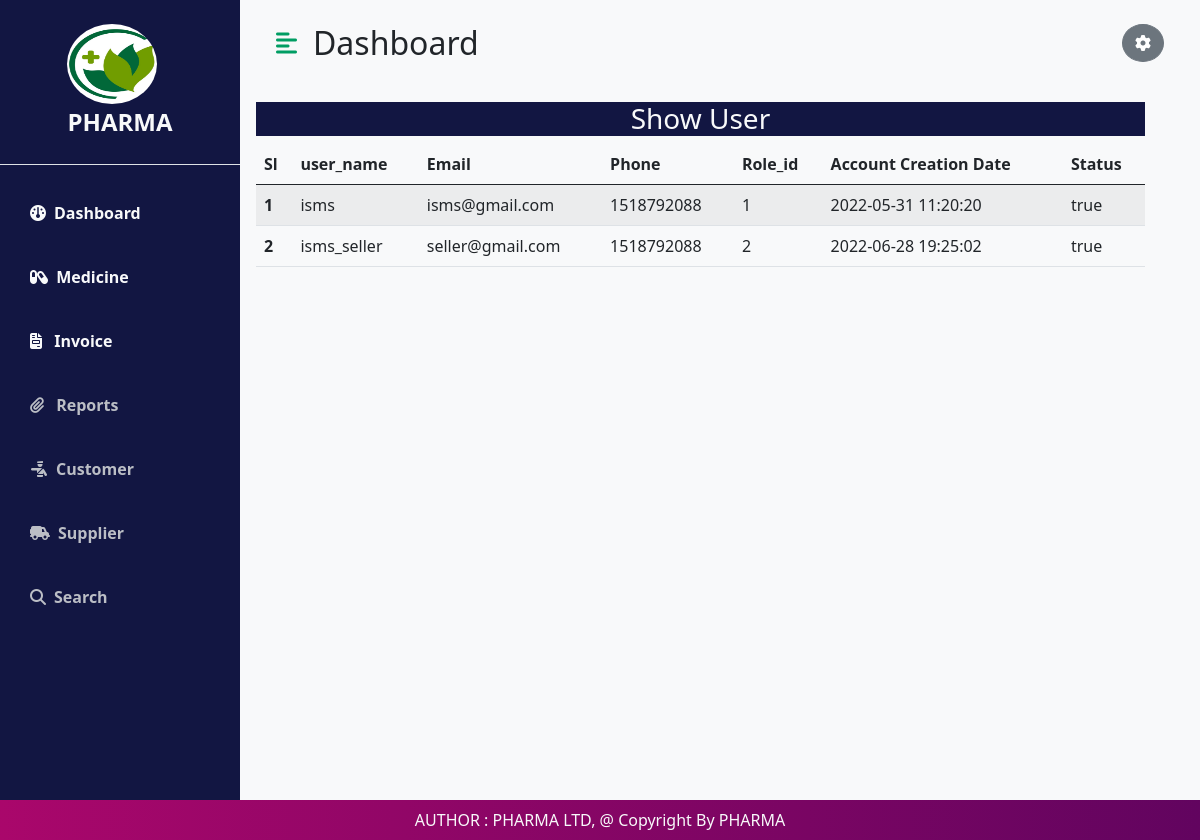
Screenshot of /user.php with the database file from the repository.
### tables this page shows
CREATE TABLE `user` (
  `user_id` int(11) NOT NULL,
  `user_name` varchar(50) NOT NULL,
  `email` varchar(50) NOT NULL,
  `phone` int(20) NOT NULL,
  `password` varchar(50) NOT NULL,
  `role_id` int(11) NOT NULL,
  `account_creation_date` timestamp NOT NULL DEFAULT CURRENT_TIMESTAMP ON UPDATE CURRENT_TIMESTAMP,
  `status` varchar(100) NOT NULL
);

### user.php (the view, shortened to what this page needs)
<?php
require_once 'conn.php';
?>
<!DOCTYPE html>
<html lang="en">
<head>
    <link href="https://cdn.jsdelivr.net/npm/bootstrap@5.0.0-beta3/dist/css/bootstrap.min.css" rel="stylesheet" />
    <link rel="stylesheet" href="https://cdnjs.cloudflare.com/ajax/libs/font-awesome/5.15.3/css/all.min.css" />
    <link rel="stylesheet" href="css/styles.css" />
</head>
<body>
      <div class="d-flex" id="wrapper">
            <div style="background-color:#121642" id="sidebar-wrapper">
                <div class="sidebar-heading text-center py-4 primary-text fs-4 fw-bold text-uppercase border-bottom">
                    <a class="navbar-brand" href="#">
                       <img src="image/pharma_logo.jpg" alt=" " class="rounded-circle ms-end" width="90" height="80">
                    </a>
                       <span class="ms-end text-light">Pharma</span>
                </div>
                <div class="list-group list-group-flush my-3">
                     <a href="dashboard.php" class="text-light list-group-item list-group-item-action bg-transparent second-text active"><i
                        class="fa-solid fa-gauge me-2 text-light"></i>Dashboard</a>
                <div>
                     <a
                        href="#medicineSubMenu"
                        class="text-light list-group-item list-group-item-action bg-transparent second-text fw-bold"
                        data-bs-toggle="collapse">
                        <i class="fa-solid fa-capsules me-1 text-light"></i> Medicine
                     </a>
            </div>
            <div class="menu-item-wrap">
                     <a href="#invoiceSubMenu" class="text-light list-group-item list-group-item-action bg-transparent second-text fw-bold" data-bs-toggle="collapse">
                        <i class="fa-solid fa-file-invoice me-2 text-light"></i> Invoice
                     </a>
            </div>
            <div class="menu-item-wrap">
                      <a href="#reportSubMenu" class="list-group-item list-group-item-action bg-transparent second-text fw-bold" data-bs-toggle="collapse">
                         <i class="fas fa-paperclip me-2"></i> Reports
                      </a>
            </div>
            <div>
                      <a href="#customerSubmenu" class="list-group-item list-group-item-action bg-transparent second-text fw-bold" data-bs-toggle="collapse">
                         <i class="fa-solid fa-person-military-pointing me-2"></i>Customer
                       </a>
                </div>
                <div>
                     <a href="#SuplierSubmenu" class="list-group-item list-group-item-action bg-transparent second-text fw-bold" data-bs-toggle="collapse"><i
                        class="fa-solid fa-truck-field me-2"></i>Supplier</a>
                </div>
                <a href="#" class="list-group-item list-group-item-action bg-transparent second-text fw-bold"><i
                        class="fa-solid fa-magnifying-glass me-2"></i>Search</a>
            </div>
        </div>
        <div class="container bg-light">
                <div class="row">
                <div id="page-content-wrapper">
        <nav class="navbar navbar-expand-lg navbar-light bg-transparent py-4 px-4">
                <div class="d-flex align-items-center">
                    <i class="fas fa-align-left primary-text fs-4 me-3" id="menu-toggle"></i>
                    <h2 class="fs-2 m-0">Dashboard</h2>
                </div>
                <div class="collapse navbar-collapse" id="navbarSupportedContent">
                    <ul class="navbar-nav ms-auto mb-2 mb-lg-0">
                        <li class="nav-item dropdown">
                  <div>
                  <div class="btn-group dropstart">
                        <button class="btn btn-secondary rounded-circle" type="" id="dropdownMenuButton2" data-bs-toggle="dropdown" aria-expanded="false">
                        <i class="fa-solid fa-gear"></i>
                        </button>
                        </div>
                 </div>
                 </li>
                 </ul>
                </div>
            </nav>
            </div>
</div>
            <div class="p-3">
                 <div class="row float-start">
            <div class="h3 text-light text-center" style="background-color:#121642">Show User</div>
     <table class="table table-striped table-hover w-100">
  <thead>
    <tr>
      <th scope="col">Sl</th>
      <th scope="col">user_name</th>
      <th scope="col">Email</th>
      <th scope="col">Phone</th>
      <th scope="col">Role_id</th>
      <th scope="col">Account Creation Date</th>
      <th scope="col">Status</th>
    </tr>
  </thead>
  <tbody>
      <?php
      $sql1="select user_name,email,phone,role_id,account_creation_date,status from user";
      $query1=mysqli_query($conn,$sql1);
      $x=0;
      if($query1){
          while( $row=mysqli_fetch_assoc($query1)){
            $x++;
            $uname=$row['user_name'];
            $email=$row['email'];
            $phone=$row['phone'];
            $roleid=$row['role_id'];
            $ac=$row['account_creation_date'];
                $status=$row['status'];
            echo '
            <th scope="row">'.$x.'</th>
            <td>'.$uname.'</td>
            <td>'.$email.'</td>
            <td>'.$phone.'</td>
            <td>'.$roleid.'</td>
            <td>'. $ac.'</td>
            <td>'.$status .'</td>
          </tr>';
          }
      };
      ?>
  </tbody>
</table>
            </div>
                        </div>
                </div>
            </div>
                 <div class="row bg-light text-center p-2 ft">
                        <footer>
                              <a href="#" class="text-decoration-none text-light">AUTHOR : PHARMA LTD,   @ Copyright By PHARMA</a>
                              </footer>
                        </div>
</body>
</html>

### css/styles.css (style rules this page uses)
:root { --main-bg-color: #009d63; --main-text-color: #009d63; --second-text-color: #bbbec5; --second-bg-color: #c1efde; }
.primary-text { color: var(--main-text-color); }
.second-text { color: var(--second-text-color); }
#wrapper { overflow-x: hidden; background-image: linear-gradient( to right, #baf3d7, #c2f5de, #cbf7e4, #d4f8ea, #ddfaef ); }
#sidebar-wrapper { min-height: 100vh; margin-left: -15rem; -webkit-transition: margin 0.25s ease-out; -moz-transition: margin 0.25s ease-out; -o-transition: margin 0.25s ease-out; transition: margin 0.25s ease-out; }
#sidebar-wrapper .sidebar-heading { padding: 0.875rem 1.25rem; font-size: 1.2rem; }
#sidebar-wrapper .list-group { width: 15rem; }
#page-content-wrapper { min-width: 100vw; }
#menu-toggle { cursor: pointer; }
.list-group-item { border: none; padding: 20px 30px; }
.list-group-item.active { background-color: transparent; color: var(--main-text-color); font-weight: bold; border: none; }
@media (min-width: 768px) { #sidebar-wrapper { margin-left: 0; } }
@media (min-width: 768px) { #page-content-wrapper { min-width: 0; width: 100%; } }
.ft { background-image:linear-gradient(to right, #aa076b,#61045f) !important; }

### rows the page displays
user: user_name "isms", email "isms@gmail.com", phone "1518792088", role "1", account_creation_date "2022-05-31 11:20:20", status "true"
user: user_name "isms_seller", email "seller@gmail.com", phone "1518792088", role "2", account_creation_date "2022-06-28 19:25:02", status "true"
